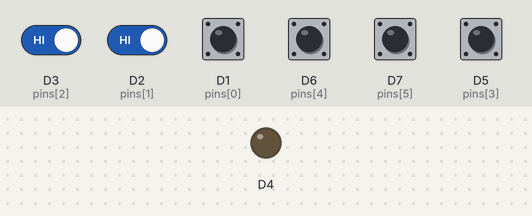
Simulated run of this sketch. Board: ESP8266 (NodeMCU). Parts: output pins drawn as LEDs (lit = HIGH, except the on-board LED, lit = LOW). Dashed ring = blinking. The test bench sets the inputs (shaded band); at power-on: D1 (pins[0]), D2 (pins[1]), D3 (pins[2]), D5 (pins[3]), D6 (pins[4]), D7 (pins[5]) HIGH. What the sketch prints to the serial monitor is not drawn.

Above: at 1.8 s.
1.9 s: D3 (pins[2]) driven LOW
At 2.3 s:
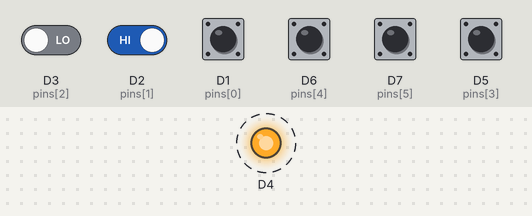
4.9 s: D3 (pins[2]) driven HIGH
At 5.6 s:
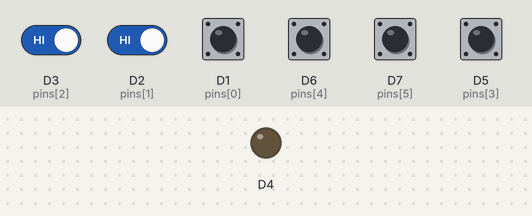
6.4 s: D2 (pins[1]) driven LOW
At 6.65 s:
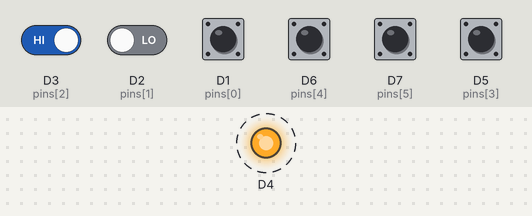
Timing chart, 0 to 15.4 s (numbered marks = the images above; inputs shaded):
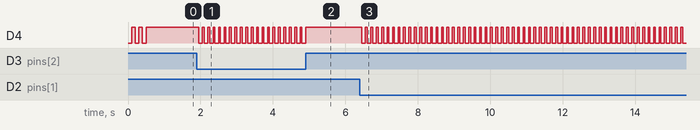

Measured:
- after the input at 1.9 s, D4: alternates HIGH for 0.05 s and LOW for 0.10 s, starting after 0.05 s
- after the input at 4.9 s, D4: goes on until 4.9 s, then stays HIGH
- after the input at 6.4 s, D4: alternates HIGH for 0.05 s and LOW for 0.10 s, starting after 0.05 s

The sketch:

gamepadArduino.ino
```cpp
#define DELAI_CLIGNOTEMENT 100
#define DELAI_TOUCHE 150 // Supérieur à 100

// Nombre de boutons
const uint8_t NBR_BOUTONS = 6;

// Indiquer sur quelles broches sont connectés les boutons
uint8_t pins[NBR_BOUTONS] = {D1, D2, D3, D5, D6, D7};

// Fonction exécutée au démarrage
void setup() {
  // Configurrer les broches des boutons en mode "Entrée"
  for (uint8_t i = 0; i < NBR_BOUTONS ; i++) {
    pinMode(pins[i], INPUT);
  }

  // Configurer la broche de la DEL en mode "Sortie"
  pinMode(BUILTIN_LED, OUTPUT);

  // Faire clignoter la DEL 3 fois rapidement au démarrage
  for (uint8_t i = 0; i < 3 ; i++) {

    // Allumer et attendre
    digitalWrite(BUILTIN_LED, LOW);
    delay(DELAI_CLIGNOTEMENT);

    // Éteindre et attendre
    digitalWrite(BUILTIN_LED, HIGH);
    delay(DELAI_CLIGNOTEMENT);

  } // Recommencer le clignotement de la DEL, ou continuer s'il y a déjà eu 3 clignotements

  // Configurer la vitesse de communication avec l'ordinateur
  Serial.begin(115200);

  // Envoyer un message à l'ordinateur
  Serial.println("Manette");
}

// Fonction exécutée en boucle à l'infini
void loop() {

  // Pour chacun des boutons...
  for (uint8_t i = 0; i < NBR_BOUTONS ; i++) {

    // Lire l'état du bouton (haut ou bas)
    uint8_t etat_pin = !digitalRead(pins[i]);

    // Si l'état est haut
    if (etat_pin == HIGH) {

      // Envoyer le numéro du bouton à l'ordinateur
      Serial.print(i);

      // Allumer la DEL
      digitalWrite(BUILTIN_LED, LOW);

    }

  } // Recommencer le traitement du prochain bouton, ou continuer si on a traité le dernier bouton

  // Attendre un peu
  delay(100);

  // Éteindre la DEL
  digitalWrite(BUILTIN_LED, HIGH);

  // Attendre encore un peu
  delay(DELAI_TOUCHE-100);
}
```
